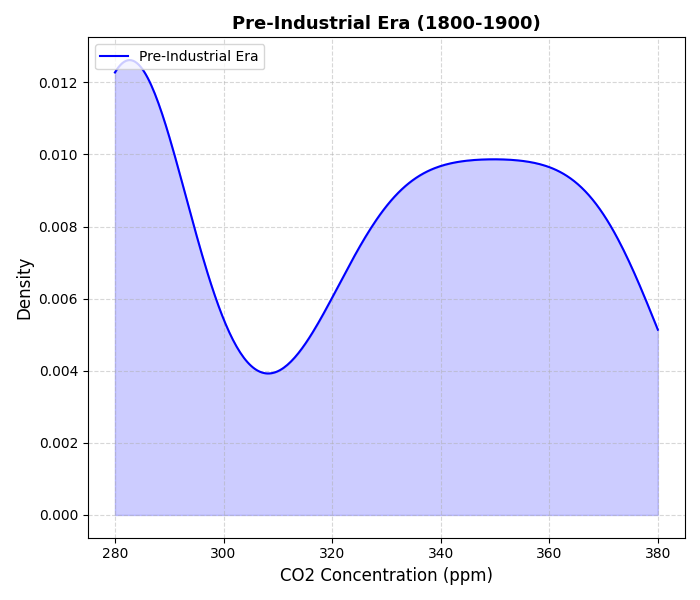

This figure's Python source:
import matplotlib.pyplot as plt
import numpy as np
from scipy.stats import kde

# Constructing the data
years = np.linspace(1800, 2000, 101)
co2_levels_pre_industrial = [280]*20 + [281, 281, 282, 283, 283, 284, 285, 286, 287, 287, 
                                        288, 289, 290, 292, 294, 298, 301, 305, 310, 315] + [320 + i for i in range(61)]

# Plotting the data
fig, ax = plt.subplots(figsize=(7, 6))

# Kernel Density Estimation for density plot
density_pre_industrial = kde.gaussian_kde(co2_levels_pre_industrial, bw_method=0.3)
x_range_pre = np.linspace(min(co2_levels_pre_industrial), max(co2_levels_pre_industrial), 300)

# Plotting the density plot for pre-industrial CO2 levels
ax.plot(x_range_pre, density_pre_industrial(x_range_pre), label="Pre-Industrial Era", color='blue')
ax.fill_between(x_range_pre, density_pre_industrial(x_range_pre), color='blue', alpha=0.2)

# Adding titles and labels
ax.set_title('Pre-Industrial Era (1800-1900)', fontsize=13, fontweight='bold')
ax.set_xlabel('CO2 Concentration (ppm)', fontsize=12)
ax.set_ylabel('Density', fontsize=12)
ax.legend(loc='upper left')
ax.grid(True, linestyle='--', alpha=0.5)

# Automatically adjusting layout
plt.tight_layout()

# Display the plot
plt.show()
